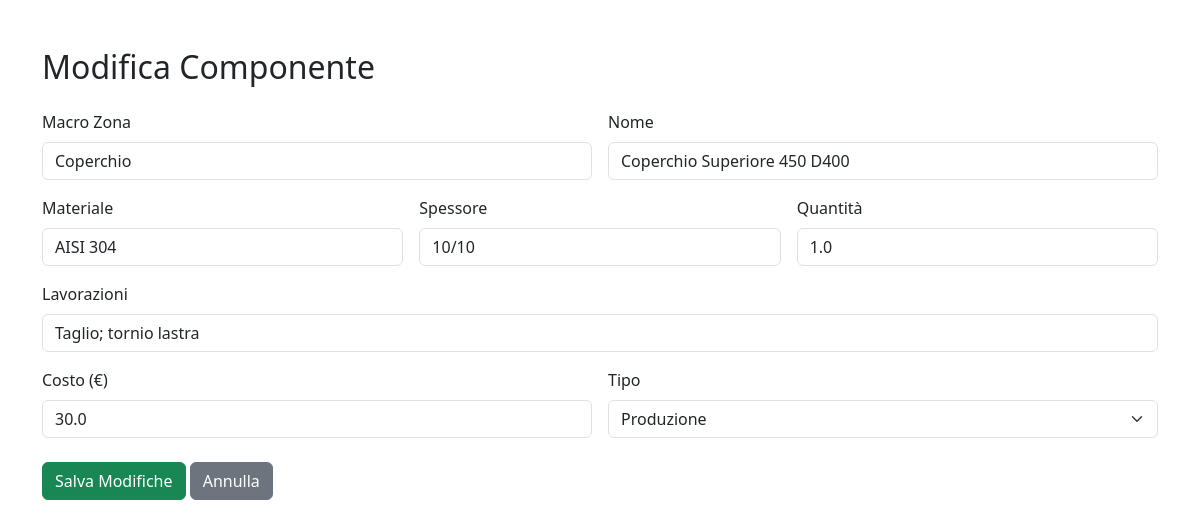
Page /componente/1/modifica on the committed database.
### tables this page shows
CREATE TABLE componenti (
                id INTEGER PRIMARY KEY AUTOINCREMENT,
                id_distinta INTEGER,
                macrozona TEXT,
                nome TEXT,
                codice TEXT,
                materiale TEXT,
                spessore TEXT,
                qty REAL,
                lavorazioni TEXT,
                costo REAL,
                tipo TEXT, file TEXT, -- Acquisto o Produzione
                FOREIGN KEY (id_distinta) REFERENCES distinte(id)
            );

### main_6.py (the view, shortened to what this page needs)
@app.route('/componente/<int:id_componente>/modifica', methods=['GET', 'POST'])
def modifica_componente(id_componente):
    conn = sqlite3.connect(DB_NAME)
    c = conn.cursor()
    c.execute("SELECT * FROM componenti WHERE id = ?", (id_componente,))
    comp = c.fetchone()
    conn.close()
    return render_template("modifica_componente.html", comp=comp)

### templates/modifica_componente.html (shortened to what this page needs)
<!doctype html>
<html lang="it">
<head>
  <link href="https://cdn.jsdelivr.net/npm/bootstrap@5.3.2/dist/css/bootstrap.min.css" rel="stylesheet">
</head>
<body>
<div class="container mt-5">
  <h2 class="mb-4">Modifica Componente</h2>
  <form method="POST" class="mt-3">
    <div class="row g-3 mb-3">
      <div class="col">
        <label class="form-label">Macro Zona</label>
        <input type="text" class="form-control" name="macrozona" value="{{ comp[2] }}" required>
      </div>
      <div class="col">
        <label class="form-label">Nome</label>
        <input type="text" class="form-control" name="nome" value="{{ comp[3] }}" required>
      </div>
    </div>
    <div class="row g-3 mb-3">
      <div class="col">
        <label class="form-label">Materiale</label>
        <input type="text" class="form-control" name="materiale" value="{{ comp[5] }}">
      </div>
      <div class="col">
        <label class="form-label">Spessore</label>
        <input type="text" class="form-control" name="spessore" value="{{ comp[6] }}">
      </div>
      <div class="col">
        <label class="form-label">Quantità</label>
        <input type="number" step="1" class="form-control" name="qty" value="{{ comp[7] }}" required>
      </div>
    </div>
    <div class="mb-3">
      <label class="form-label">Lavorazioni</label>
      <input type="text" class="form-control" name="lavorazioni" value="{{ comp[8] }}">
    </div>
    <div class="row g-3 mb-4">
      <div class="col">
        <label class="form-label">Costo (€)</label>
        <input type="number" step="0.01" class="form-control" name="costo" value="{{ comp[9] }}" required>
      </div>
      <div class="col">
        <label class="form-label">Tipo</label>
        <select class="form-select" name="tipo" required>
          <option value="Produzione" {% if comp[10]=='Produzione' %}selected{% endif %}>Produzione</option>
        </select>
      </div>
    </div>
    <button type="submit" class="btn btn-success">Salva Modifiche</button>
    <a href="{{ url_for('dettaglio_distinta', id_distinta=comp[1]) }}" class="btn btn-secondary">Annulla</a>
  </form>
</div>
</body>
</html>

### rows in the picture
componenti: macrozona "Coperchio", nome "Coperchio Superiore 450 D400", materiale "AISI 304", spessore "10/10", qty "1.0", lavorazioni "Taglio; tornio lastra", costo "30.0", tipo "Produzione"
